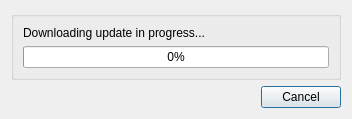
<?xml version="1.0" encoding="UTF-8"?>
<ui version="4.0">
 <class>DownloadDialog</class>
 <widget class="QDialog" name="DownloadDialog">
  <property name="geometry">
   <rect>
    <x>0</x>
    <y>0</y>
    <width>352</width>
    <height>107</height>
   </rect>
  </property>
  <property name="windowTitle">
   <string>Downloading</string>
  </property>
  <layout class="QVBoxLayout" name="verticalLayout_2">
   <item>
    <widget class="QGroupBox" name="groupBox">
     <property name="title">
      <string/>
     </property>
     <layout class="QVBoxLayout" name="verticalLayout">
      <item>
       <widget class="QLabel" name="label">
        <property name="text">
         <string>Downloading update in progress...</string>
        </property>
       </widget>
      </item>
      <item>
       <widget class="QProgressBar" name="progress_bar">
        <property name="value">
         <number>0</number>
        </property>
       </widget>
      </item>
     </layout>
    </widget>
   </item>
   <item>
    <widget class="QDialogButtonBox" name="button_box">
     <property name="standardButtons">
      <set>QDialogButtonBox::Cancel</set>
     </property>
    </widget>
   </item>
  </layout>
 </widget>
 <resources>
  <include location="resources/updater.qrc"/>
 </resources>
 <connections/>
</ui>
